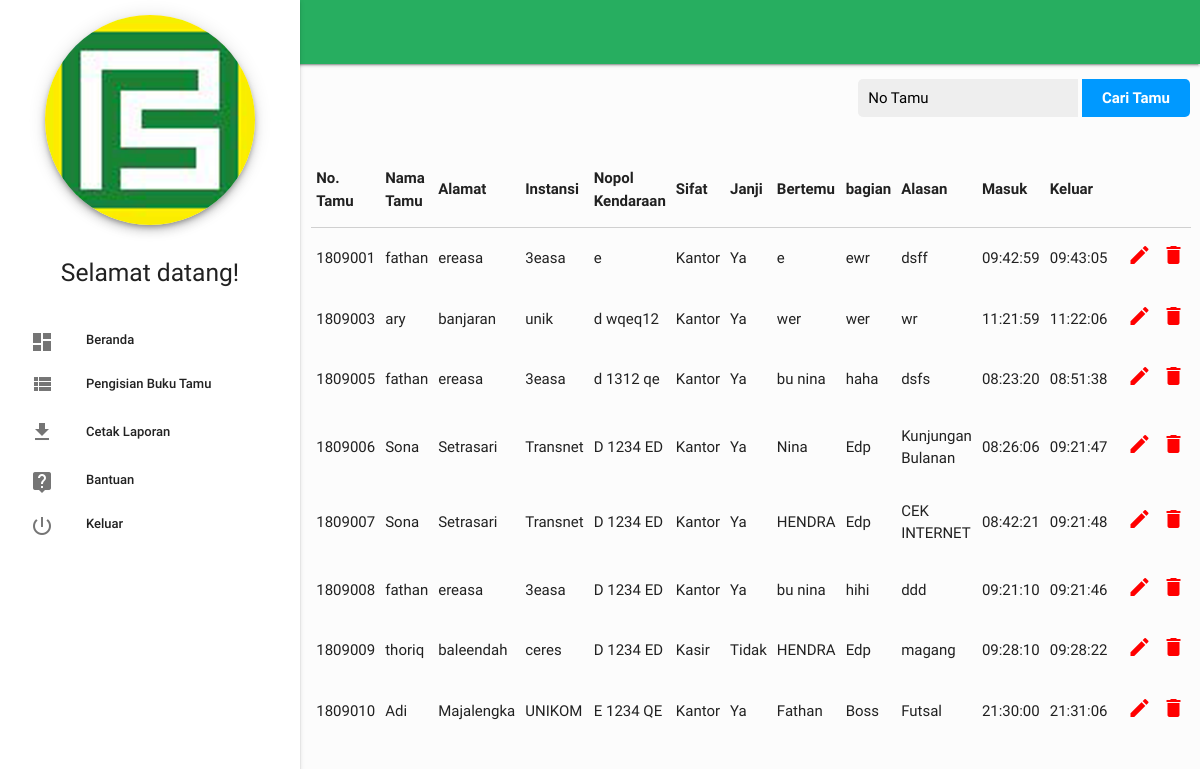
Page /admin (signed in) on the committed database.
### tables this page shows
CREATE TABLE IF NOT EXISTS `tb_buku` (
  `nota` varchar(10) NOT NULL,
  `nm_tamu` varchar(30) NOT NULL,
  `alm_tamu` varchar(50) NOT NULL,
  `instansi` varchar(30) NOT NULL,
  `bagian` varchar(25) NOT NULL,
  `nama` varchar(25) NOT NULL,
  `alasan` varchar(50) NOT NULL,
  `nopol` varchar(15) NOT NULL,
  `sifat` enum('Kantor','Lapangan','Kasir') NOT NULL,
  `janji` enum('Ya','Tidak') NOT NULL,
  `Jin` time DEFAULT NULL,
  `Jout` time DEFAULT NULL,
  `tgl` date DEFAULT NULL,
  `hapus` enum('Y','T') DEFAULT 'Y'
);

### admin/function/data.php (called while the page is built, shortened)
<?php
function search(){
  global $link;
  $input_cari = @$_POST['input_cari'];
  $cari_data = @$_POST['cari_data'];
  if ($cari_data) {
    if ($input_cari != "") {
      $query = mysqli_query($link, "SELECT * FROM tb_buku WHERE nota LIKE '%$input_cari%' AND hapus='Y'") or die(mysqli_error());
    } else {
      $query = mysqli_query($link, "SELECT * FROM tb_buku WHERE hapus='Y'") or die(mysqli_error());
    }
  } else {
    $query = mysqli_query($link, "SELECT * FROM tb_buku WHERE hapus='Y'") or die(mysqli_error());
  }
  $cek = mysqli_num_rows($query);
      ?>
      <?php
  return $query;
}
?>

### admin/index.php (the view, shortened to what this page needs)
<?php
if (@$_SESSION['admin']) {
require_once('../dist/sidebar.php');
$result = search();
?>
    <main>
      <div class="section right" style="margin-right: 10px;">
        <div class="col s12">
          <form action="" method="post">
            <input id="search-box" name="input_cari" size="40" type="text" placeholder="No Tamu"/>
            <input id="search-btn" name="cari_data" value="Cari Tamu" type="submit"/>
          </form>
        </div>
      </div>
      <div class="row">
        <form class="col s12">
          <table class="responsive-table">
            <thead>
              <tr>
                  <th>No. Tamu</th>
                  <th>Nama Tamu</th>
				  <th>Alamat</th>
				  <th>Instansi</th>
                  <th>Nopol Kendaraan</th>
                  <th>Sifat </th>
                  <th>Janji</th>
                  <th>Bertemu</th>
				  <th>bagian</th>
                  <th>Alasan</th>
                  <th>Masuk</th>
				  <th>Keluar</th>
              </tr>
            </thead>
            <?php
			  while($row = mysqli_fetch_assoc($result)):
            ?>
            <tbody>
              <tr>
			    <td><?= $row['nota']; ?></td>
                <td><?= $row['nm_tamu']; ?></td>
                <td><?= $row['alm_tamu']; ?></td>
                <td><?= $row['instansi']; ?></td>
                <td><?= $row['nopol']; ?></td>
                <td><?= $row['sifat']; ?></td>
                <td><?= $row['janji']; ?></td>
                <td><?= $row['nama']; ?></td>
				<td><?= $row['bagian']; ?></td>
                <td><?= $row['alasan']; ?></td>
                <td><?= $row['Jin']; ?></td>
                <td><?= $row['Jout']; ?></td>
				<td>
				</td>
				<td>
				<a href="edit.php?id=<?php echo $row['nota']?>" style='color:red;' title='edit'><i class='material-icons'>mode_edit</i></a>
				</td>
				<td>
				<?php
				if(($row['Jout'] !=  null)){
					echo "<a href='delete_bukutamu.php?id= $row[nota]' style='color:red;' title='Hapus'><i class='material-icons'>delete</i></a>";
                }
				?>
				</td>
              </tr>
            </tbody>
            <?php
          endwhile;
            ?>
          </table>
        </form>
      </div>
    </main>
<?php
}else {
  header("location:/tamu_papyrus/index.php");
}
require_once('../dist/footer.php');
?>

### dist/sidebar.php (shortened to what this page needs)
<!DOCTYPE html>
<html>
  <head>
    <link type="text/css" rel="stylesheet" href="../vendor/materializecss/css/materialize.min.css" media="screen,projection"/>
    <link type="text/css" rel="stylesheet" href="../vendor/materializecss/css/icon.css" media="screen,projection"/>
    <link type="text/css" rel="stylesheet" href="../dist/css/style.css" media="screen,projection"/>
  </head>
  <body>
    <header>
      <ul id="nav-mobile" class="side-nav fixed">
        <center>
          <img class="circle responsive-img z-depth-3" src="../dist/img/myAvatar.png" style="width: 70%; margin-top: 5%; margin-bottom: 5%;">
          <h5>Selamat datang!</h5>
	    </center><br>
        <li class="bold"><a href="index.php" class="waves-effect"><i class="material-icons">dashboard</i>Beranda</a></li>
        <li class="no-padding">
          <ul class="collapsible collapsible-accordion">
            <li class="bold"><a class="collapsible-header waves-effect"><i class="material-icons">view_list</i>Pengisian Buku Tamu</a>
            </li>
          </ul>
        </li>
        <li class="no-padding">
          <ul class="collapsible collapsible-accordion">
            <li class="bold"><a class="collapsible-header waves-effect"><i class="material-icons">file_download</i>Cetak Laporan</a>
            </li>
          </ul>
        </li>
        <li class="bold"><a href="#bantuan" class="waves-effect modal-trigger"><i class="material-icons">live_help</i>Bantuan</a></li>
        <li class="bold"><a href="../logout.php" class="waves-effect"><i class="material-icons">power_settings_new</i>Keluar</a></li>
      </ul>
    </header>
    <nav><div class="nav-wrapper"></div>
    </nav>

### dist/footer.php (shortened to what this page needs)
  </body>
</html>

### rows in the picture
tb_buku: nota "1809001", nm_tamu "fathan", alm_tamu "ereasa", instansi "3easa", nopol "e", sifat "Kantor", janji "Ya", nama "e", bagian "ewr", alasan "dsff", Jin "09:42:59", Jout "09:43:05"
tb_buku: nota "1809003", nm_tamu "ary", alm_tamu "banjaran", instansi "unik", nopol "d wqeq12", sifat "Kantor", janji "Ya", nama "wer", bagian "wer", alasan "wr", Jin "11:21:59", Jout "11:22:06"
tb_buku: nota "1809005", nm_tamu "fathan", alm_tamu "ereasa", instansi "3easa", nopol "d 1312 qe", sifat "Kantor", janji "Ya", nama "bu nina", bagian "haha", alasan "dsfs", Jin "08:23:20", Jout "08:51:38"
tb_buku: nota "1809006", nm_tamu "Sona", alm_tamu "Setrasari", instansi "Transnet", nopol "D 1234 ED", sifat "Kantor", janji "Ya", nama "Nina", bagian "Edp", alasan "Kunjungan Bulanan", Jin "08:26:06", Jout "09:21:47"
tb_buku: nota "1809007", nm_tamu "Sona", alm_tamu "Setrasari", instansi "Transnet", nopol "D 1234 ED", sifat "Kantor", janji "Ya", nama "HENDRA", bagian "Edp", alasan "CEK INTERNET", Jin "08:42:21", Jout "09:21:48"
tb_buku: nota "1809008", nm_tamu "fathan", alm_tamu "ereasa", instansi "3easa", nopol "D 1234 ED", sifat "Kantor", janji "Ya", nama "bu nina", bagian "hihi", alasan "ddd", Jin "09:21:10", Jout "09:21:46"
tb_buku: nota "1809009", nm_tamu "thoriq", alm_tamu "baleendah", instansi "ceres", nopol "D 1234 ED", sifat "Kasir", janji "Tidak", nama "HENDRA", bagian "Edp", alasan "magang", Jin "09:28:10", Jout "09:28:22"
tb_buku: nota "1809010", nm_tamu "Adi", alm_tamu "Majalengka", instansi "UNIKOM", nopol "E 1234 QE", sifat "Kantor", janji "Ya", nama "Fathan", bagian "Boss", alasan "Futsal", Jin "21:30:00", Jout "21:31:06"
